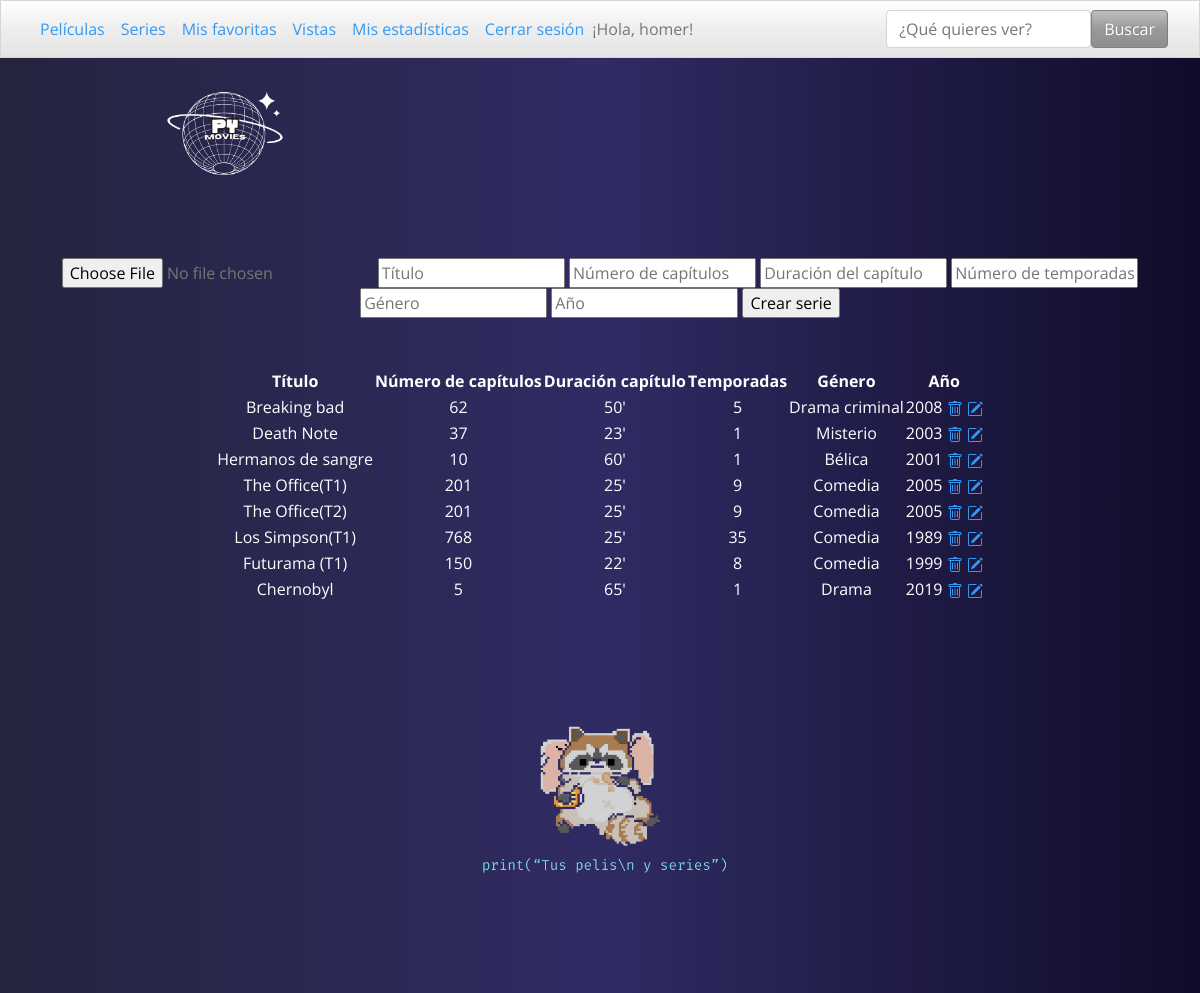
The app's page /gestion_series (signed in) with its own data.
### app.py (models this page shows)
class IdUsuario(UserMixin, db.Model):
    id = db.Column(db.Integer, primary_key=True)
    username = db.Column(db.String(150), unique=True, nullable=False)
    password = db.Column(db.String(150), nullable=False)
    favoritas = db.relationship('PeliculaFavorita', backref='IdUsuario', lazy=True)

class Serie (db.Model):
    id = db.Column(db.Integer, primary_key=True)
    img = db.Column(db.String, nullable=False)
    nombre_img = db.Column(db.String, nullable=False)
    mimetype = db.Column(db.String, nullable=False)
    titulo = db.Column(db.String, nullable=False)
    numero_capitulos = db.Column(db.Integer, nullable=False)
    duracion_capitulo = db.Column(db.Integer, nullable=False)
    numero_temporadas = db.Column(db.Integer, nullable=False)
    genero = db.Column(db.String, nullable=False)
    anio = db.Column(db.Integer, nullable=False)
    favoritas = db.relationship('SerieFavorita', backref='Serie', lazy=True)
    vistas = db.relationship('SerieVista', backref='Serie', lazy=True)

### app.py (the view, shortened to what this page needs)
@app.route('/gestion_series', methods=['POST', 'GET'])
@login_required
def gestion_series():
    series = Serie.query.all()
    return render_template('gestion-series.html', series=series)

### app.py (called while the page is built)
@login_manager.user_loader
def load_user(id_usuario):
    return IdUsuario.query.get(int(id_usuario))

### templates/gestion-series.html (shortened to what this page needs)
{% extends "contents.html" %}
{%block content %}
                    <form class="text-center" action="{{url_for('gestion_series') }}"
                    style="margin-top: 50px" method='POST' enctype='multipart/form-data'>
                        <input type="file" name="imagen"/>
                        <input type="text" name="titulo" placeholder="Título"/>
                        <input type="text" name="numero_capitulos" placeholder="Número de capítulos"/>
                        <input type="text" name="duracion_capitulo" placeholder="Duración del capítulo"/>
                        <input type="text" name="numero_temporadas" placeholder="Número de temporadas"/>
                        <input type="text"  name="genero" placeholder="Género"/>
                        <input type="text"  name="anio" placeholder="Año"/>
                        <input type="submit" value="Crear serie"/>
                    </form>
<table class="text-center mx-auto text-white" style="margin-top: 50px">
                        <th>Título</th>
                        <th>Número de capítulos</th>
                        <th>Duración capítulo</th>
                        <th>Temporadas</th>
                        <th>Género</th>
                        <th>Año</th>
                        {% for serie in series %}
                        <tr>
                            <td> {{ serie.titulo }} </td>
                            <td> {{ serie.numero_capitulos }} </td>
                            <td> {{ serie.duracion_capitulo }}' </td>
                            <td> {{ serie.numero_temporadas }} </td>
                            <td> {{ serie.genero }}</td>
                            <td> {{ serie.anio }}
                                <a href="{{ url_for('eliminar_series', id=serie.id) }}">
                                <a href="{{ url_for ('editar_series', id=serie.id) }}">
                            </td>
                                <a/>
                        </tr>
                        {% endfor %}
                    </table>
{% endblock %}

### templates/contents.html (shortened to what this page needs)
<!DOCTYPE html>
<html lang="en">
<head>
    <link href="https://stackpath.bootstrapcdn.com/bootstrap/4.5.2/css/bootstrap.min.css" rel="stylesheet">
    <link rel="stylesheet" href="https://cdn.jsdelivr.net/npm/bootswatch@4.5.2/dist/spacelab/bootstrap.min.css">
    <link rel="stylesheet" href= "{{ url_for('static', filename= 'main.css') }}">
</head>
<body>
    <nav class="navbar navbar-expand-lg bg-light" data-bs-theme="light">
        <div class="container-fluid justify-content-center">
    <div class="collapse navbar-collapse" id="navbarColor04">
      <ul class="navbar-nav">
          <li class="nav-item">
          <a class="nav-link" href="{{ url_for('catalogo_peliculas') }}">Películas</a>
        </li>
        <li class="nav-item">
          <a class="nav-link active" href="{{ url_for('catalogo_series') }}">Series </a>
        </li>
        <li class="nav-item">
          <a class="nav-link" href="{{ url_for('mostrar_favoritas') }}">Mis favoritas</a>
        </li>
        <li class="nav-item">
          <a class="nav-link" href="{{ url_for('mostrar_vistas') }}">Vistas</a>
        </li>
        <li class="nav-item">
          <a class="nav-link" href="{{ url_for('estadisticas') }}">Mis estadísticas</a>
        </li>
        <li class="nav-item">
            <a class="nav-link" href="{{url_for('home') }}">Cerrar sesión</a>
        </li>
        </ul>
        <div>¡Hola, {{ current_user.username }}!</div>
        <form class="d-flex ml-auto" action="{{ url_for('busqueda') }}" method="POST">
        <input class="form-control me-sm-2" type="search" name="busqueda" placeholder="¿Qué quieres ver?">
        <button class="btn btn-secondary my-2 my-sm-0" type="submit">Buscar</button>
      </form>
    </div>
  </div>
</nav>
<p>
    <img src="/static/py2.png" alt="logo" width="150" height="150" style="margin-left: 150px">
</p>
    {% block content %}
    {% endblock %}
    <p style="text-align:center; margin-top: 100px">
        <img src="/static/print2.png" alt="pypanda" width="275" height="275" class="center">
    </p>
</body>
</html>

### static/main.css (style rules this page uses)
body { background: #0f0c29; background: -webkit-linear-gradient(to right, #24243e, #302b63, #0f0c29); background: linear-gradient(to right, #24243e, #302b63, #0f0c29); }
.center { text-align: center; }

### records on screen
IdUsuario: username "homer"
Serie: titulo "Breaking bad", numero_capitulos "62", duracion_capitulo "50", numero_temporadas "5", genero "Drama criminal", anio "2008"
Serie: titulo "Death Note", numero_capitulos "37", duracion_capitulo "23", numero_temporadas "1", genero "Misterio", anio "2003"
Serie: titulo "Hermanos de sangre", numero_capitulos "10", duracion_capitulo "60", numero_temporadas "1", genero "Bélica", anio "2001"
Serie: titulo "The Office(T1)", numero_capitulos "201", duracion_capitulo "25", numero_temporadas "9", genero "Comedia", anio "2005"
Serie: titulo "The Office(T2)", numero_capitulos "201", duracion_capitulo "25", numero_temporadas "9", genero "Comedia", anio "2005"
Serie: titulo "Los Simpson(T1)", numero_capitulos "768", duracion_capitulo "25", numero_temporadas "35", genero "Comedia", anio "1989"
Serie: titulo "Futurama (T1)", numero_capitulos "150", duracion_capitulo "22", numero_temporadas "8", genero "Comedia", anio "1999"
Serie: titulo "Chernobyl", numero_capitulos "5", duracion_capitulo "65", numero_temporadas "1", genero "Drama", anio "2019"
